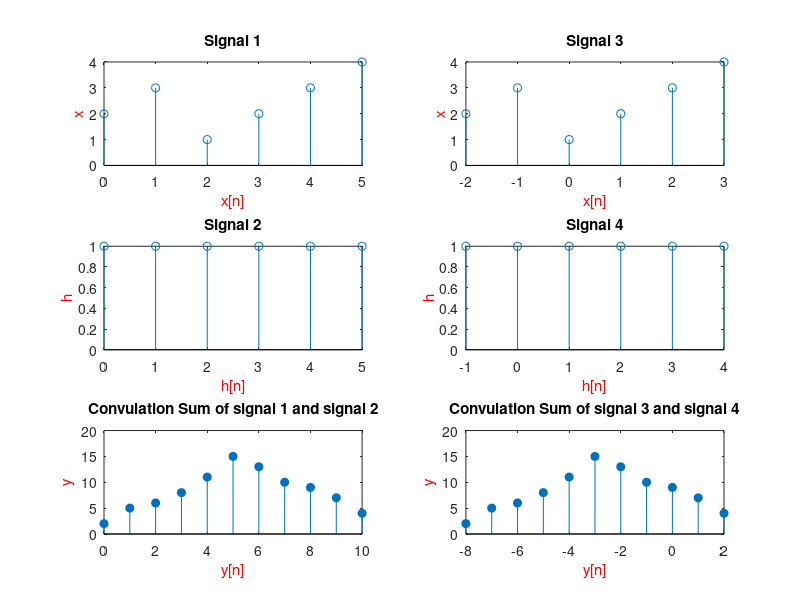

Reproduce this figure in MATLAB.
% Convulation sum 1:
x=[2,3,1,2,3,4];
nx=0:length(x)-1;

h=[1,1,1,1,1,1];
nh=0:length(h)-1;

y=conv(x,h);
ny=0:length(y)-1;

subplot(3,2,1)
stem(nx,x)
xlabel('x[n]','color','r');
ylabel('x','color','r');
title('Signal 1');

subplot(3,2,3)
stem(nh,h)
xlabel('h[n]','color','r');
ylabel('h','color','r');
title('Signal 2');

subplot(3,2,5)
stem(ny,y,'filled')
xlabel('y[n]','color','r');
ylabel('y','color','r');
title('Convulation Sum of signal 1 and signal 2');

% Convulation sum 2:
x=[2,3,1,2,3,4];
nx=-2:3;

h=[1,1,1,1,1,1];
nh=-1:4;

y=conv(x,h);
ny=-8:2;

subplot(3,2,2)
stem(nx,x)
xlabel('x[n]','color','r');
ylabel('x','color','r');
title('Signal 3');

subplot(3,2,4)
stem(nh,h)
xlabel('h[n]','color','r');
ylabel('h','color','r');
title('Signal 4');

subplot(3,2,6)
stem(ny,y,'filled')
xlabel('y[n]','color','r');
ylabel('y','color','r');
title('Convulation Sum of signal 3 and signal 4');